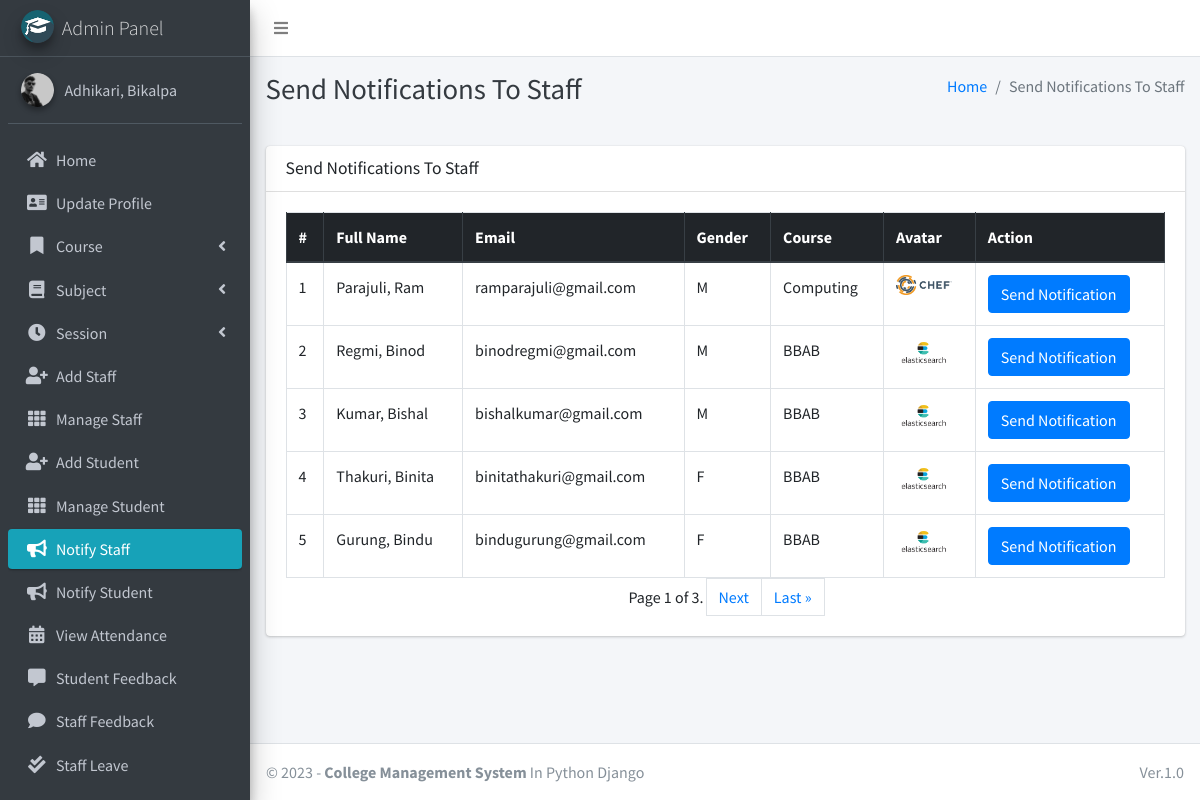
The page /admin_notify_staff (signed in) on the database its author committed.
### main_app/models.py (models this page shows, shortened)
class CustomUser(AbstractUser):
    USER_TYPE = ((1, "HOD"), (2, "Staff"), (3, "Student"))
    GENDER = [("M", "Male"), ("F", "Female")]
    username = None  # Removed username, using email instead
    email = models.EmailField(unique=True)
    user_type = models.CharField(default=1, choices=USER_TYPE, max_length=1)
    gender = models.CharField(max_length=1, choices=GENDER)
    profile_pic = models.ImageField()
    address = models.TextField()
    fcm_token = models.TextField(default="")  # For firebase notifications
    created_at = models.DateTimeField(auto_now_add=True)
    updated_at = models.DateTimeField(auto_now=True)
    USERNAME_FIELD = "email"
    REQUIRED_FIELDS = []
    objects = CustomUserManager()
    def __str__(self):
        return self.last_name + ", " + self.first_name

class Staff(models.Model):
    course = models.ForeignKey(Course, on_delete=models.DO_NOTHING, null=True, blank=False)
    admin = models.OneToOneField(CustomUser, on_delete=models.CASCADE)

class Course(models.Model):
    name = models.CharField(max_length=120)
    created_at = models.DateTimeField(auto_now_add=True)
    updated_at = models.DateTimeField(auto_now=True)

### main_app/hod_views.py (the view)
# urls.py: path("admin_notify_staff", hod_views.admin_notify_staff,
def admin_notify_staff(request):
    staff = CustomUser.objects.filter(user_type=2)
    paginator = Paginator(staff, 5)
    page_number = request.GET.get('page')
    try:
        page_obj = paginator.get_page(page_number)
    except PageNotAnInteger:
        page_obj = paginator.get_page(1)
    except EmptyPage:
        page_obj = paginator.get_page(paginator.num_pages)
    context = {
        'page_title': "Send Notifications To Staff",
        'nums': page_obj.paginator.num_pages * 'p',
        'allStaff': page_obj
    }
    return render(request, "hod_template/staff_notification.html", context)

### main_app/templates/hod_template/staff_notification.html (shortened to what this page needs)
{% extends 'main_app/base.html' %}
{% load static %}
{% block page_title %}{{page_title}}{% endblock page_title %}
{% block content %}
<section class="content">
    <div class="container-fluid">
        <div class="row">
            <div class="col-md-12">
                <div class="card">
                    <div class="card-header">
                        <h3 class="card-title">{{page_title}}</h3>
                    </div>
                    <div class="card-body">
                        <table id="example2" class="table table-bordered table-hover">
                            <thead class="thead-dark">
                                <tr>
                                    <th>#</th>
                                    <th>Full Name</th>
                                    <th>Email</th>
                                    <th>Gender</th>
                                    <th>Course</th>
                                    <th>Avatar</th>
                                    <th>Action</th>
                                </tr>
                            </thead>
                            <tbody>
                                {% for staff in allStaff.object_list %}
                                <tr>
                                    <td>{{ forloop.counter }}</td>
                                    <td>{{staff.last_name}}, {{staff.first_name}}</td>
                                    <td>{{staff.email}}</td>
                                    <td>{{staff.gender}}</td>
                                    <td>{{staff.staff.course.name}}</td>
                                    <td>
                                        {% if staff.profile_pic == ""  %}
                                        No Image
                                        {% else %}
                                        <img class="img img-fluid mb-2" height="56" width="56"
                                            src="{{staff.profile_pic}}" alt="">
                                        {% endif %}
                                    </td>
                                    <td><button data-toggle = "modal" data-target = "#myModal"class="btn btn-primary show_notification" value="{{staff.id}}">Send Notification</button>
                                    </td>
                                </tr>
                                {% endfor %}
                            </tbody>
                        </table>
                    <div class="pagination justify-content-center align-items-center">
                <span style="margin: 0px 3px;">
                    Page {{ allStaff.number }} of {{ allStaff.paginator.num_pages }}.
                </span>
                {% if allStaff.has_next %}
                    <a class="page-link" href="?page={{ allStaff.next_page_number }}">Next</a>
                    <a class="page-link" href="?page={{ allStaff.paginator.num_pages }}">Last &raquo;</a>
                {% endif %}
        </div>
                    </div>
                </div>
            </div>
        </div>
    </div>
</section>
{% endblock content %}

### main_app/templates/main_app/sidebar_template.html (shortened to what this page needs)
{% load static %}
<aside class="main-sidebar sidebar-dark-info elevation-4">
    {% if request.user.user_type == '1' %}
    <a href="{% url 'admin_home' %}" class="brand-link">
        <img src="{% static 'dist/img/cmsl.png' %} " alt="AdminLTE Logo"
            class="brand-image img-circle elevation-3" >
        <span class="brand-text font-weight-light">Admin Panel</span>
    </a>
    <div class="sidebar">
        <div class="user-panel mt-3 pb-3 mb-3 d-flex">
            <div class="image">
                <img src="{{ request.user.profile_pic}}" class="img-circle elevation-2" alt="User Image">
            </div>
            <div class="info">
                <a href="#" class="d-block">{{user}}</a>
            </div>
        </div>
        <nav class="mt-2">
            <ul class="nav nav-pills nav-sidebar flex-column" data-widget="treeview" role="menu" data-accordion="false">
                <li class="nav-item">
                    {% url 'admin_home' as admin_home %}
                    <a href="{{admin_home}}" class="nav-link {% if admin_home == request.path %} active {% endif %}">
                        <i class="nav-icon fas fa-home"></i>
                        <p>
                            Home
                        </p>
                    </a>
                </li>
                <li class="nav-item">
                    {% url 'admin_view_profile' as admin_view_profile %}
                    <a href="{{admin_view_profile}}"
                        class="nav-link {% if admin_view_profile == request.path %} active {% endif %}">
                        <i class="nav-icon fas fa-address-card"></i>
                        <p>
                            Update Profile
                        </p>
                    </a>
                </li>
                <li class="nav-item has-treeview">
                    <a href="#" class="nav-link">
                        <i class="nav-icon fas fa-bookmark"></i>
                        <p>
                            Course
                            <i class="fas fa-angle-left right"></i>
                        </p>
                    </a>
                </li>
                <li class="nav-item has-treeview">
                    <a href="#" class="nav-link">
                        <i class="nav-icon fas fa-book"></i>
                        <p>
                            Subject
                            <i class="fas fa-angle-left right"></i>
                        </p>
                    </a>
                </li>
                <li class="nav-item has-treeview">
                    <a href="#" class="nav-link">
                        <i class="nav-icon fas fa-clock"></i>
                        <p>
                            Session
                            <i class="fas fa-angle-left right"></i>
                        </p>
                    </a>
                </li>
                <li class="nav-item">
                    {% url 'add_staff' as add_staff %}
                    <a href="{{add_staff}}" class="nav-link {% if add_staff == request.path %} active {% endif %}">
                        <i class="nav-icon fas fa-user-plus"></i>
                        <p>
                            Add Staff
                        </p>
                    </a>
                </li>
                <li class="nav-item">
                    {% url 'manage_staff' as manage_staff %}
                    {% url 'edit_staff' staff_id as edit_staff %}
                    <a href="{{manage_staff}}"
                        class="nav-link {% if manage_staff == request.path or request.path == edit_staff %} active {% endif %}">
                        <i class="nav-icon fas fa-th"></i>
                        <p>
                            Manage Staff
                        </p>
                    </a>
                </li>
                <li class="nav-item">
                    {% url 'add_student' as add_student%}
                    <a href="{{add_student}}" class="nav-link  {% if add_student == request.path %} active {% endif %}">
                        <i class="nav-icon fas fa-user-plus"></i>
                        <p>
                            Add Student
                        </p>
                    </a>
                </li>
                <li class="nav-item">
                    {% url 'manage_student' as manage_student %}
                    {% url 'edit_student' student_id as edit_student %}
                    <a href="{{manage_student}}"
                        class="nav-link  {% if edit_student == request.path or manage_student == request.path %} active {% endif %}">
                        <i class="nav-icon fas fa-th"></i>
                        <p>
                            Manage Student
                        </p>
                    </a>
                </li>
                <li class="nav-item">
                    {% url 'admin_notify_staff' as admin_notify_staff %}
                    <a href="{{admin_notify_staff}}"
                        class="nav-link {% if admin_notify_staff == request.path %} active {% endif %}">
                        <i class="nav-icon fas fa-bullhorn"></i>
                        <p>
                            Notify Staff
                        </p>
                    </a>
                </li>
                <li class="nav-item">
                    {% url 'admin_notify_student' as admin_notify_student %}
                    <a href="{{admin_notify_student}}"
                        class="nav-link {% if admin_notify_student == request.path %} active {% endif %}">
                        <i class="nav-icon fas fa-bullhorn"></i>
                        <p>
                            Notify Student
                        </p>
                    </a>
                </li>
                <li class="nav-item">
                    {% url 'admin_view_attendance' as admin_view_attendance %}
                <li class="nav-item">
                    <a href="{{admin_view_attendance}}"
                        class="nav-link  {% if admin_view_attendance == request.path %} active {% endif %}">
                        <i class="nav-icon fas fa-calendar-alt"></i>
                        <p>
                            View Attendance
                        </p>
                    </a>
                </li>
                <li class="nav-item">
                    {% url 'student_feedback_message' as student_feedback_message %}
                    <a href="{{ student_feedback_message }}"
                        class="nav-link  {% if student_feedback_message == request.path %} active {% endif %}">
                        <i class="nav-icon fas fa-comment-alt"></i>
                        <p>
                            Student Feedback
                        </p>
                    </a>
                </li>
                <li class="nav-item">
                    {% url 'staff_feedback_message' as staff_feedback_message %}
                    <a href="{{staff_feedback_message}}"
                        class="nav-link   {% if staff_feedback_message == request.path %} active {% endif %}">
                        <i class="nav-icon fas fa-comment"></i>
                        <p>
                            Staff Feedback
                        </p>
                    </a>
                </li>
                <li class="nav-item">
                    {% url 'view_staff_leave' as view_staff_leave %}
                    <a href="{{view_staff_leave}}"
                        class="nav-link  {% if view_staff_leave == request.path %} active {% endif %}">
                        <i class="nav-icon fas fa-check-double"></i>
                        <p>
                            Staff Leave
                        </p>
                    </a>
                </li>
                <li class="nav-item">
                    {% url 'view_student_leave' as view_student_leave %}
                    <a href="{% url 'view_student_leave' %}"
                        class="nav-link  {% if view_student_leave == request.path %} active {% endif %}">
                    </a>
                </li>
                                        {% endif %}
                                    </ul>
                                </nav>
                            </div>
</aside>

### rows shown on the page
CustomUser: user.profile_pic (picture), last_name+first_name "Adhikari, Bikalpa"
CustomUser: last_name "Parajuli", first_name "Ram", email "ramparajuli@gmail.com", gender "M", staff.course.name "Computing", profile_pic (picture)
CustomUser: last_name "Regmi", first_name "Binod", email "binodregmi@gmail.com", gender "M", staff.course.name "BBAB", profile_pic (picture)
CustomUser: last_name "Kumar", first_name "Bishal", email "bishalkumar@gmail.com", gender "M", staff.course.name "BBAB", profile_pic (picture)
CustomUser: last_name "Thakuri", first_name "Binita", email "binitathakuri@gmail.com", gender "F", staff.course.name "BBAB", profile_pic (picture)
CustomUser: last_name "Gurung", first_name "Bindu", email "bindugurung@gmail.com", gender "F", staff.course.name "BBAB", profile_pic (picture)

### other values the page prints
{{ page_title }} "Send Notifications To Staff"
{{ allStaff.number }} "1"
{{ allStaff.paginator.num_pages }} "3"
